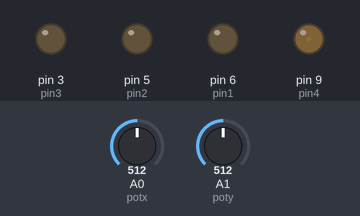
A sketch run on a simulated Arduino Uno, built with avr-gcc and run on an emulated ATmega328P. Shown: output pins drawn as LEDs (lit = HIGH). Inputs (shaded band) come from the test bench; at power-on: A0 (potx) = 512, A1 (poty) = 512.

Above: at 1.2 s.
1.3 s: A0 (potx) set to 494
At 2.3 s:
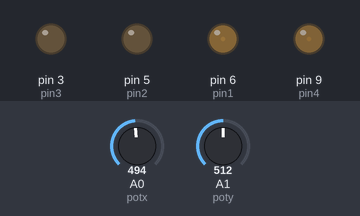
2.8 s: A1 (poty) set to 494
At 3.4 s:
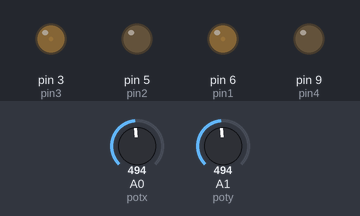
4.3 s: A0 (potx) set to 511
At 5.5 s:
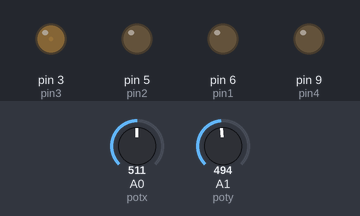
5.8 s: A1 (poty) set to 306
At 6.9 s:
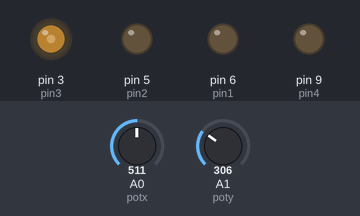
7.3 s: A1 (poty) set to 122
At 8.0 s:
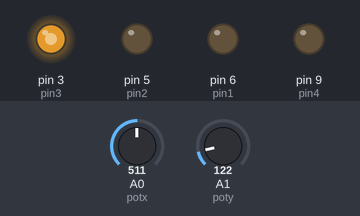
8.8 s: A0 (potx) set to 306
At 9.2 s:
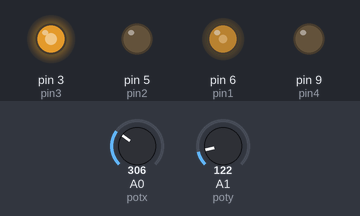
Timing chart, 0 to 11.3 s (numbered marks = the images above; inputs shaded):
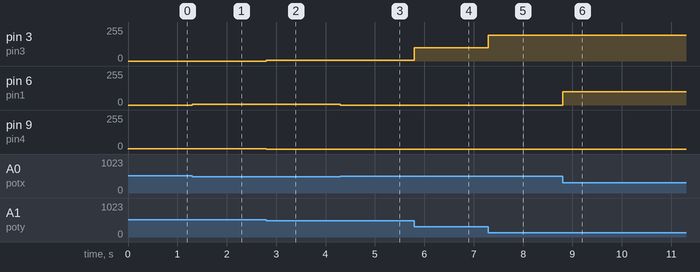

The sketch:

24-05.ino
```cpp
#define pin1 6
#define pin2 5
#define pin3 3
#define pin4 9
#define potx 0
#define poty 1
#define debug(a) Serial.println(a);
int valorPotx=0;
int valorPoty=0;

void setup() {
  Serial.begin(9600);
  pinMode(pin1, OUTPUT);
  pinMode(pin2, OUTPUT);
  pinMode(pin3, OUTPUT);
  pinMode(pin4, OUTPUT);

}
void loop() {
  lectura();
  joystick();
}
void lectura(){
  valorPotx = analogRead(potx);
  valorPoty = analogRead(poty);
}

void joystick(){if(valorPotx < 508){
    analogWrite(pin1, map(valorPotx, 508, 0, 0, 255));
    analogWrite(pin2, 0);
  }
  else if (valorPotx > 512) {

    analogWrite(pin2, map(valorPotx, 512, 1023, 0, 255));
    analogWrite(pin1, 0);
  }
  else {
    analogWrite(pin1, 0);
    analogWrite(pin2, 0); }

  if(valorPoty < 504){
    analogWrite(pin3, map(valorPoty, 508, 0, 0, 255));
    analogWrite(pin4, 0);
  }
  else if (valorPoty > 508)  {
    analogWrite(pin4, map(valorPoty, 508, 1023, 0, 255));
    analogWrite(pin3, 0);
  }
  else {
  analogWrite(pin4, 0);
    analogWrite(pin3, 0);
  }
}

 
```

Measured:
- after the input at 1.3 s, pin 6 (pin1): 0/255 → 7/255 at once
- after the input at 2.8 s, pin 3 (pin3): 0/255 → 7/255 at once; pin 9 (pin4): 1/255 → 0/255 at once
- after the input at 4.3 s, pin 6 (pin1): 7/255 → 0/255 at once
- after the input at 5.8 s, pin 3 (pin3): 7/255 → 101/255 at once
- after the input at 7.3 s, pin 3 (pin3): 101/255 → 193/255 at once
- after the input at 8.8 s, pin 6 (pin1): 0/255 → 101/255 at once
